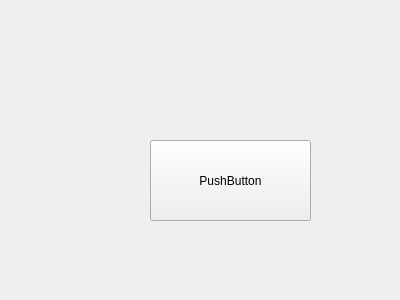
<?xml version="1.0" encoding="UTF-8"?>
<ui version="4.0">
 <class>CourseUnitViewer</class>
 <widget class="QWidget" name="CourseUnitViewer">
  <property name="geometry">
   <rect>
    <x>0</x>
    <y>0</y>
    <width>400</width>
    <height>300</height>
   </rect>
  </property>
  <property name="windowTitle">
   <string>Form</string>
  </property>
  <widget class="QPushButton" name="pushButton">
   <property name="geometry">
    <rect>
     <x>150</x>
     <y>140</y>
     <width>161</width>
     <height>81</height>
    </rect>
   </property>
   <property name="text">
    <string>PushButton</string>
   </property>
  </widget>
 </widget>
 <resources/>
 <connections/>
</ui>
